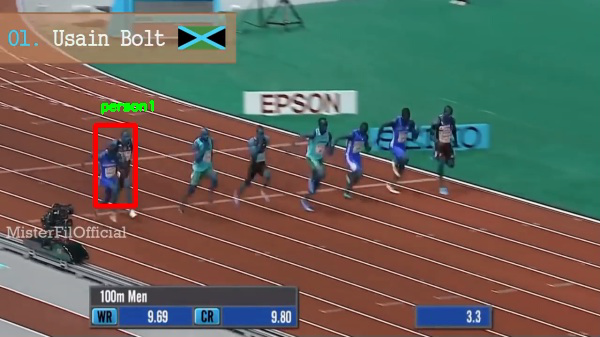
#> input picture frame 0 of OpenCV+Caffe实现模型复用/caffe-ssd/onlySSD_outcome.avi, 600 x 337 px, given in place of test.avi, which was not available
$ python 'Lucas_Kanade算法.py'
#> lines starting #> are read from the running program, lines starting #| are printed output that depends on the picture; pictures that were not available may be replaced by others from this repository, and a replacement may not be noted
__author__ = "Luke Liu"
#encoding="utf-8"
'''

OpenCV provides all these in a single function, cv2.calcOpticalFlowPyrLK().
Here, we create a simple application which tracks some points in a video.
 To decide the points, we use cv2.goodFeaturesToTrack().
  We take the first frame, detect some Shi-Tomasi corner points in it,
  then we iteratively track those points using Lucas-Kanade optical flow.
  For the function cv2.calcOpticalFlowPyrLK()
  we pass the previous frame, previous points and next frame.
  It returns next points along with some status numbers
  which has a value of 1 if next point is found, else zero.
  We iteratively pass these next points as previous points in next step.
  See the code below:

'''

import cv2
import numpy as np

cap = cv2.VideoCapture('test.avi')
# 首先进行 Shi-Tomasi 角点检测，用这些点（可逆，特征值大）进行光流估计
# params for ShiTomasi corner detection
feature_params = dict( maxCorners = 100,
                       qualityLevel = 0.3,
                       minDistance = 7,
                       blockSize = 7 )

# Parameters for lucas kanade optical flow
lk_params = dict( winSize  = (15,15), #滑动串口大小
                  maxLevel = 2,
                  criteria = (cv2.TERM_CRITERIA_EPS | cv2.TERM_CRITERIA_COUNT, 10, 0.03))

# 给一个随机的颜色
# Create some random colors
color = np.random.randint(0,255,(100,3))
# 对第一帧进行焦点检测，确定要追踪什么焦点
ret, old_frame = cap.read()
#> old_frame is the input picture: shape (337, 600, 3); mean B, G, R 89, 99.7, 100.6
old_gray = cv2.cvtColor(old_frame, cv2.COLOR_BGR2GRAY)
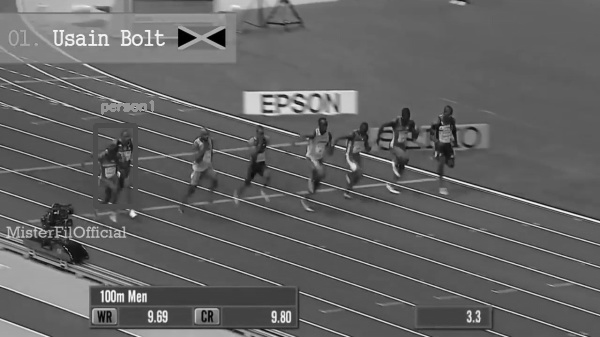
#> old_gray: shape (337, 600); min 0, max 253, mean 98.6

# To decide the points, we use cv2.goodFeaturesToTrack().
p0 = cv2.goodFeaturesToTrack(old_gray, mask = None, **feature_params)
#> p0 = 70 rows, first 8: [110, 292], [110, 299], [121, 295], [164, 320], [159, 312], [286, 320], [275, 320], [133, 213]

# Create a mask image for drawing purposes
mask = np.zeros_like(old_frame)

while(1):

    ret,frame = cap.read()
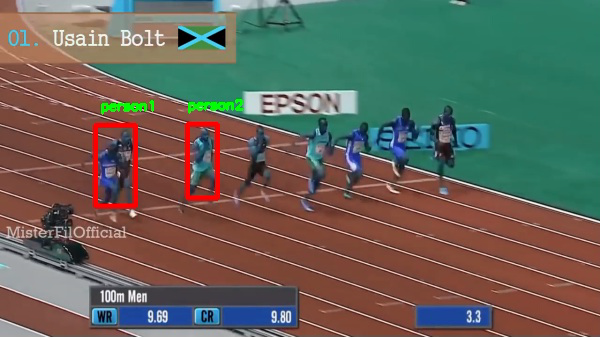
#> input picture frame 1 of OpenCV+Caffe实现模型复用/caffe-ssd/onlySSD_outcome.avi, 600 x 337 px, given in place of test.avi, which was not available
#> frame is the input picture: shape (337, 600, 3); mean B, G, R 88.4, 99.5, 101.1
    frame_gray = cv2.cvtColor(frame, cv2.COLOR_BGR2GRAY)

    # calculate optical flow
    p1, st, err = cv2.calcOpticalFlowPyrLK(old_gray, frame_gray, p0, None, **lk_params)
#> p1 has the same summary as p0; st = 70 values from 1 to 1; err = 70 values, max 0.0972 at index 61, min 0 at index 0, mean 0.00139

    # Select good points
    good_new = p1[st==1]
#> good_new = 70 pairs, first value 9 to 477, second value 31 to 321
    good_old = p0[st==1]
#> good_old has the same summary as good_new
    print(p1.shape)
#| (70, 1, 2)

    # draw the tracks
    for i,(new,old) in enumerate(zip(good_new,good_old)):
        a,b = new.ravel()
        c,d = old.ravel()
        mask = cv2.line(mask, (a,b),(c,d), color[i].tolist(), 2)
        frame = cv2.circle(frame,(a,b),5,color[i].tolist(),-1)
#> this loop made 70 passes
#> (a, b, c, d) on passes 1 to 12: (110, 292, 110, 292), (110, 299, 110, 299), (121, 295, 121, 295), (164, 320, 164, 320), (159, 312, 159, 312), (286, 320, 286, 320), (275, 320, 275, 320), (133, 213, 133, 213), (150, 43, 150, 43), (152, 320, 152, 320), (140, 300, 140, 300), (286, 313, 286, 313)
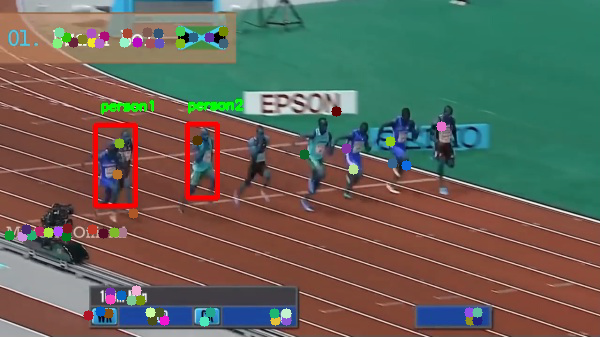
#> frame: shape (337, 600, 3); mean B, G, R 87.8, 99.4, 101.1
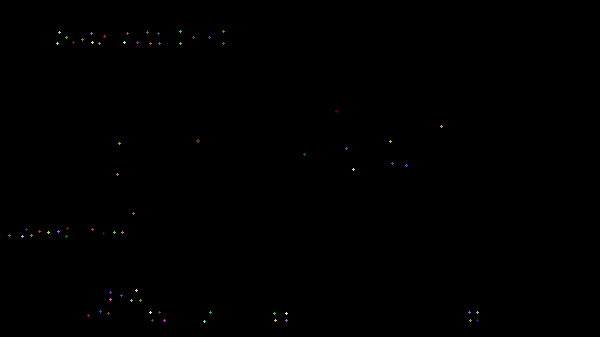
#> mask: shape (337, 600, 3); mean of channels 0, 1, 2 0.2, 0.2, 0.2; drawn as B, G, R

    img = cv2.add(frame,mask)

    cv2.imshow('frame',img)
    k = cv2.waitKey(30) & 0xff
#> (key Esc is pressed here)
    if k == 27:
        break

    # Now update the previous frame and previous points
    old_gray = frame_gray.copy()

    p0 = good_new.reshape(-1,1,2)

cv2.destroyAllWindows()
cap.release()

$ run again, starting later in the video
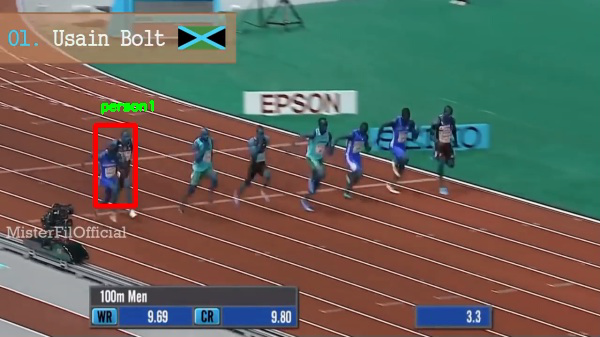
#> input picture frame 0 of OpenCV+Caffe实现模型复用/caffe-ssd/onlySSD_outcome.avi, 600 x 337 px, given in place of test.avi, which was not available
#> old_frame is the input picture: shape (337, 600, 3); mean B, G, R 89, 99.7, 100.6
#> p0 = 70 rows, first 8: [110, 292], [110, 299], [121, 295], [164, 320], [159, 312], [286, 320], [275, 320], [133, 213]
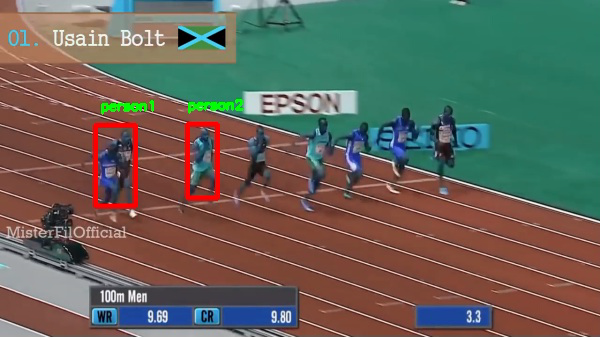
#> input picture frame 1 of OpenCV+Caffe实现模型复用/caffe-ssd/onlySSD_outcome.avi, 600 x 337 px, given in place of test.avi, which was not available
#> frame is the input picture: shape (337, 600, 3); mean B, G, R 88.4, 99.5, 101.1
#> p1 has the same summary as p0; st = 70 values from 1 to 1; err = 70 values, max 0.0972 at index 61, min 0 at index 0, mean 0.00139
#> good_new = 70 pairs, first value 9 to 477, second value 31 to 321
#> good_old has the same summary as good_new
#| (70, 1, 2)
#> the loop `for i,(new,old) in enumerate(zip(good_new,good_old)):` made 70 passes
#> (a, b, c, d) on passes 1 to 8: (110, 292, 110, 292), (110, 299, 110, 299), (121, 295, 121, 295), (164, 320, 164, 320), (159, 312, 159, 312), (286, 320, 286, 320), (275, 320, 275, 320), (133, 213, 133, 213)

$ run again, starting later in the video
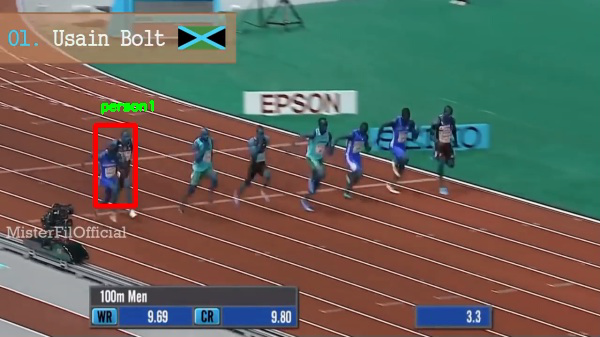
#> input picture frame 0 of OpenCV+Caffe实现模型复用/caffe-ssd/onlySSD_outcome.avi, 600 x 337 px, given in place of test.avi, which was not available
#> old_frame is the input picture: shape (337, 600, 3); mean B, G, R 89, 99.7, 100.6
#> p0 = 70 rows, first 8: [110, 292], [110, 299], [121, 295], [164, 320], [159, 312], [286, 320], [275, 320], [133, 213]
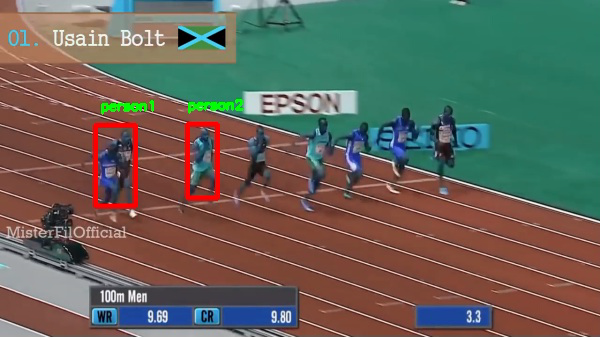
#> input picture frame 1 of OpenCV+Caffe实现模型复用/caffe-ssd/onlySSD_outcome.avi, 600 x 337 px, given in place of test.avi, which was not available
#> frame is the input picture: shape (337, 600, 3); mean B, G, R 88.4, 99.5, 101.1
#> p1 has the same summary as p0; st = 70 values from 1 to 1; err = 70 values, max 0.0972 at index 61, min 0 at index 0, mean 0.00139
#> good_new = 70 pairs, first value 9 to 477, second value 31 to 321
#> good_old has the same summary as good_new
#| (70, 1, 2)
#> the loop `for i,(new,old) in enumerate(zip(good_new,good_old)):` made 70 passes
#> (a, b, c, d) on passes 1 to 8: (110, 292, 110, 292), (110, 299, 110, 299), (121, 295, 121, 295), (164, 320, 164, 320), (159, 312, 159, 312), (286, 320, 286, 320), (275, 320, 275, 320), (133, 213, 133, 213)
